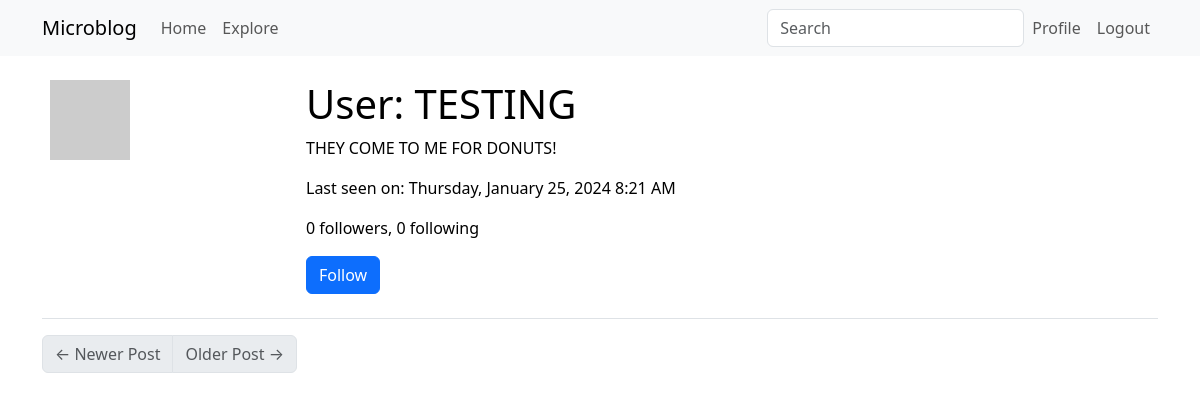
Page /user/TESTING (signed in) on the earlier database version.
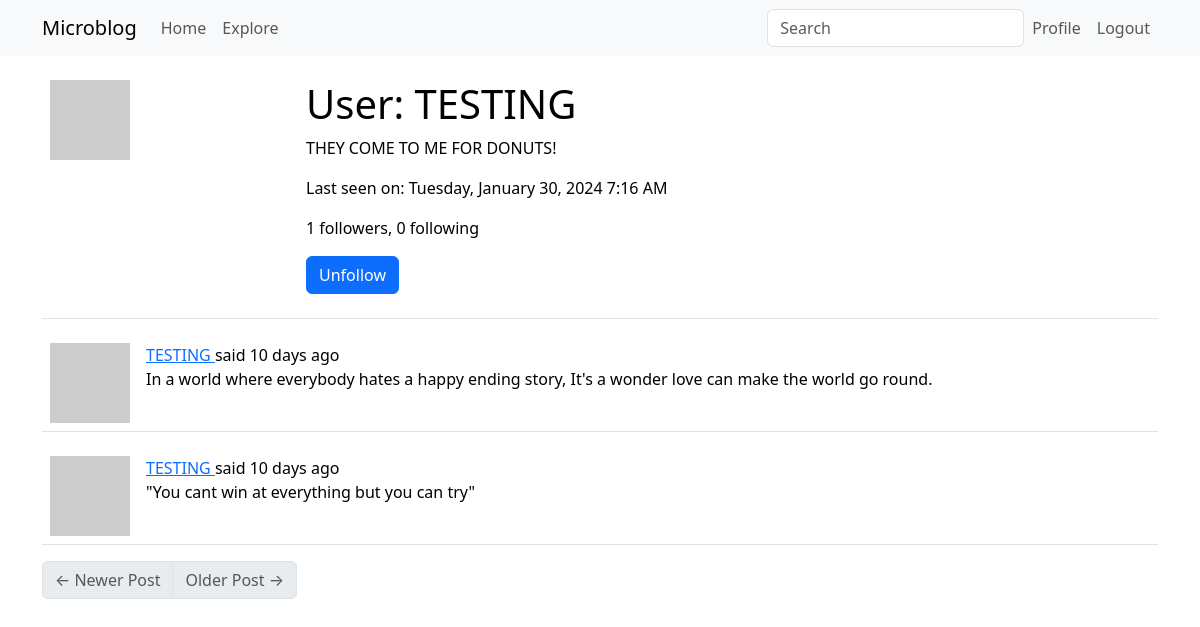
Same page on the later database version.
### app/models.py (models this page shows, shortened)
class User(UserMixin, db.Model):
    id: so.Mapped[int] = so.mapped_column(primary_key=True)
    username: so.Mapped[str] = so.mapped_column(sa.String(64), index=True, unique=True)
    email: so.Mapped[str] = so.mapped_column(sa.String(120), index=True, unique=True)
    password_hash: so.Mapped[Optional[str]] = so.mapped_column(sa.String(256))
    posts: so.WriteOnlyMapped['Post'] = so.relationship(back_populates='author')
    about_me: so.Mapped[Optional[str]] = so.mapped_column(sa.String(140))
    last_seen: so.Mapped[Optional[datetime]] = so.mapped_column(default=lambda: datetime.now(timezone.utc))
    following: so.WriteOnlyMapped['User'] = so.relationship(secondary=followers, primaryjoin=(followers.c.follower_id == id),
                                                            secondaryjoin=(followers.c.followed_id == id),
                                                            back_populates='followers')
    followers: so.WriteOnlyMapped['User'] = so.relationship(secondary=followers, primaryjoin=(followers.c.followed_id == id),
                                                            secondaryjoin=(followers.c.follower_id == id),
                                                            back_populates='following')
    def avatar(self, size):
        digest = md5(self.email.lower().encode('utf-8')).hexdigest()
        return f'https://www.gravatar.com/avatar/{digest}?d=identicon&s={size}'
    def is_following(self, user):
        query = self.following.select().where(User.id == user.id)
        return db.session.scalar(query) is not None
    def followers_count(self):
        query = sa.select(sa.func.count()).select_from(self.followers.select().subquery())
        return db.session.scalar(query)
    def following_count(self):
        query = sa.select(sa.func.count()).select_from(self.following.select().subquery())
        return db.session.scalar(query)

class SearchableMixin(object):
    @classmethod
    def before_commit(cls, session):
        session._changes = {
            'add':  list(session.new),
            'update': list(session.dirty),
            'delete': list(session.deleted)
        }
    @classmethod
    def after_commit(cls, session):
        for obj in session._changes['add']:
            if isinstance(obj, SearchableMixin):
                add_to_index(obj.__tablename__, obj)
        for obj in session._changes['update']:
            if isinstance(obj, SearchableMixin):
                add_to_index(obj.__tablename__, obj)
        for obj in session._changes['delete']:
            if isinstance(obj, SearchableMixin):
                remove_from_index(obj.__tablename__, obj)
        session._changes = None

class Post(SearchableMixin, db.Model):
    __searchable__ = ['body']
    id: so.Mapped[int] = so.mapped_column(primary_key=True)
    body: so.Mapped[str] = so.mapped_column(sa.String(140))
    timestamp: so.Mapped[datetime] = so.mapped_column(index=True, default=lambda: datetime.now(timezone.utc))
    user_id: so.Mapped[int] = so.mapped_column(sa.ForeignKey(User.id), index=True)
    author: so.Mapped[User] = so.relationship(back_populates='posts')
    language: so.Mapped[Optional[str]] = so.mapped_column(sa.String(5))
    @login.user_loader
    def load_user(id):
        return db.session.get(User, int(id))

### app/main/routes.py (the view)
@bp.route('/user/<username>')
@login_required
def user(username):
    user = db.first_or_404(sa.select(User).where(User.username == username))
    page = request.args.get('page', 1, type=int)
    query = user.posts.select().order_by(Post.timestamp.desc())
    posts = db.paginate(query, page=page, per_page=current_app.config['POSTS_PER_PAGE'], error_out=False)
    next_url = url_for('main.user', username=user.username, page=posts.next_num)\
        if posts.has_next else None
    prev_url = url_for('main.user', username=user.username, page=posts.prev_num)\
        if posts.has_prev else None
    form = EmptyForm()
    return render_template('user.html', user=user, posts=posts.items, next_url=next_url, prev_url=prev_url, form=form)

### app/main/forms.py
class SearchForm(FlaskForm):
    q = StringField(_l('Search'), validators=[DataRequired()])
    def __init__(self, *args, **kwargs):
        if 'formdata' not in kwargs:
            kwargs['formdata'] = request.args
        if 'meta' not in kwargs:
            kwargs['meta'] = {'csrf': False}
        super(SearchForm, self).__init__(*args, **kwargs)

class EmptyForm(FlaskForm):
    submit = SubmitField('Submit')

### app/main/routes.py (called while the page is built)
@bp.before_app_request
def before_request():
    if current_user.is_authenticated:
        current_user.last_seen = datetime.now(timezone.utc)
        db.session.commit()
        g.search_form = SearchForm()
    g.locale = str(get_locale())

### app/templates/user.html (shortened to what this page needs)
{% extends "base.html" %}
{% block content %}
    <table class="table table-hover">
        <tr>
            <td width="256px"><img src="{{ user.avatar(256) }}"></td>
            <td>
                <h1>{{ _('User') }}: {{ user.username }}</h1>
                {% if user.about_me %}<p>{{ user.about_me }}</p>{% endif %}
                {% if user.last_seen %}
                <p>{{ _('Last seen on') }}: {{ moment(user.last_seen).format('LLLL') }}</p>{% endif %}
                <p>{{ _('%(count)d followers', count=user.followers_count()) }}, {{ _('%(count)d following', count=user.following_count()) }}</p>
                {% if user == current_user %}
                <p><a href="{{ url_for('main.edit_profile') }}">{{ _('Edit profile') }}</a></p>
                {% elif not current_user.is_following(user) %}
                <p>
                    <form action="{{ url_for('main.follow', username=user.username) }}" method="post">
                        {{ form.submit(value=_('Follow'), class_='btn btn-primary') }}
                    </form>
                </p>
                {% else %}
                <p>
                    <form action="{{ url_for('main.unfollow', username=user.username) }}" method="post">
                        {{ form.submit(value=_('Unfollow'), class_='btn btn-primary') }}
                    </form>
                </p>
                {% endif %}
            </td>
        </tr>
    </table>
    {% for post in posts %}
        {% include '_post.html' %}
    {% endfor %}
    <nav aria-label="Post navigation">
        <ul class="pagination">
            <li class="page-item{% if not prev_url %} disabled{% endif %}">
                <a class="page-link" href="{{ prev_url }}">
                    <span aria-hidden="true">&larr;</span> {{ _('Newer Post') }}
                </a>
            </li>
            <li class="page-item{% if not next_url %} disabled{% endif %}">
                <a class="page-link" href="{{ next_url }}">
                    {{ _('Older Post') }} <span aria-hidden="true">&rarr;</span>
                </a>
            </li>
        </ul>
    </nav>
{% endblock %}

### app/templates/_post.html (shortened to what this page needs)
<table class="table table-hover">
    <tr>
        <td width="50px">
            <a href="{{ url_for('main.user', username=post.author.username) }}">
                <img src="{{ post.author.avatar(50) }}" />
            </a>
        </td>
        <td>
            {{ _('%(username)s said %(when)s',
                username=user_link, when=moment(post.timestamp).fromNow()) }}
            <br>
            <span id="post{{ post.id }}">{{ post.body }}</span>
        </td>
    </tr>
</table>

Differences in the rows shown:
changed User "TESTING": last_seen "Thursday, January 25, 2024 8:21 AM" → "Tuesday, January 30, 2024 7:16 AM"
added Post: body "In a world where everybody hates a happy ending story, It's a wonder love can make the world go round."
added Post: body "\"You cant win at everything but you can try\""
Other differences:
form field submit: (not shown) → "Unfollow"
form field submit: "Follow" → (not shown)
text no longer shown: "0 followers"
text now shown: "1 followers"
